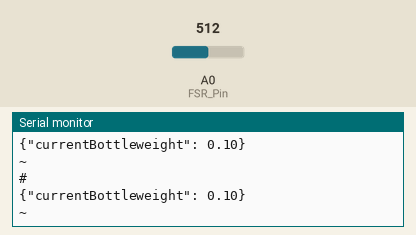
The sketch below on a simulated Arduino Uno, built with avr-gcc and run on an emulated ATmega328P. Shown: the last lines printed to the serial monitor. The test bench sets the inputs (shaded band); at power-on: A0 (FSR_Pin) = 512.

Above: at 10.8 s.
10.9 s: A0 (FSR_Pin) set to 716
At 20.7 s:
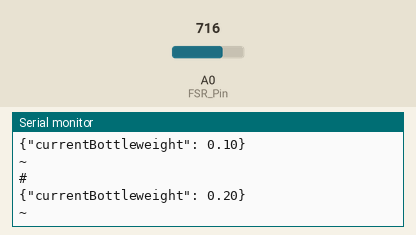
20.9 s: A0 (FSR_Pin) set to 900
At 31.1 s:
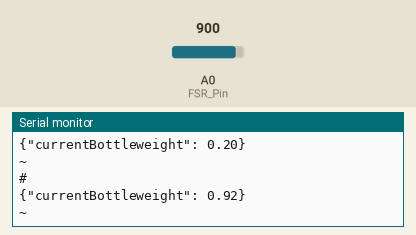
Timing chart, 0 to 32.6 s (numbered marks = the images above; inputs shaded):
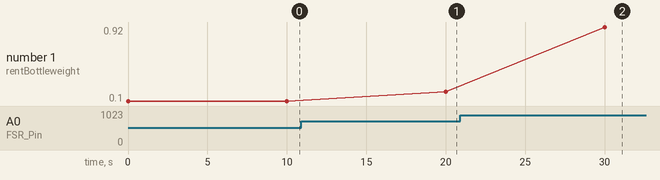

Measured:
- after the input at 10.9 s, the serial monitor: prints a new line after 9.1 s (image 1)
- after the input at 20.9 s, the serial monitor: prints a new line after 9.1 s (image 2)
- plotted number 1: 0.1 → 0.2 after the input at 10.9 s, 0.2 → 0.92 after the input at 20.9 s

The sketch:

audrino_FSR.ino
```cpp
#include <SoftwareSerial.h>

#define TIME_MSG_LEN  11   // time sync to PC is HEADER followed by Unix time_t as ten ASCII digits
#define TIME_HEADER  'T'   // Header tag for serial time sync message
#define TIME_REQUEST  7    // ASCII bell character requests a time sync message

int FSR_Pin = A0; //analog pin 0


void setup(){
 Serial.begin(9600);
}

void loop(){
 // Fetching FSR Analog reading
 int FSRReading = analogRead(FSR_Pin);

 // Mapping it into a voltage
 int voltage = map(FSRReading, 0, 1023, 0, 5000);

 // Calculating Resistance on the FSR
 unsigned long resistance = 5000 - voltage;
 resistance = resistance * 10000;
 resistance = resistance / voltage;

 // Measuring Conductance over the circuit
 unsigned long conductance = 1000000;
 conductance = conductance/resistance;

 // Identifying the force applied on the FSR
 long force;
 force = conductance / 80;

 // Calliberating it into wieght
 double weight = force / 9.8;

 // Send data to bluetooth device
 sendData(weight);

 delay(10000); //Delay to emit weight only once every 10 Seconds
}

void sendData(double value) {
  String strValue = String(value);
  String json = String("{\"currentBottleweight\": " + strValue + "}");

  // Start delimiter
  Serial.println("#");

  Serial.println(json);

  // End delimiter
  Serial.println("~");
}
```
